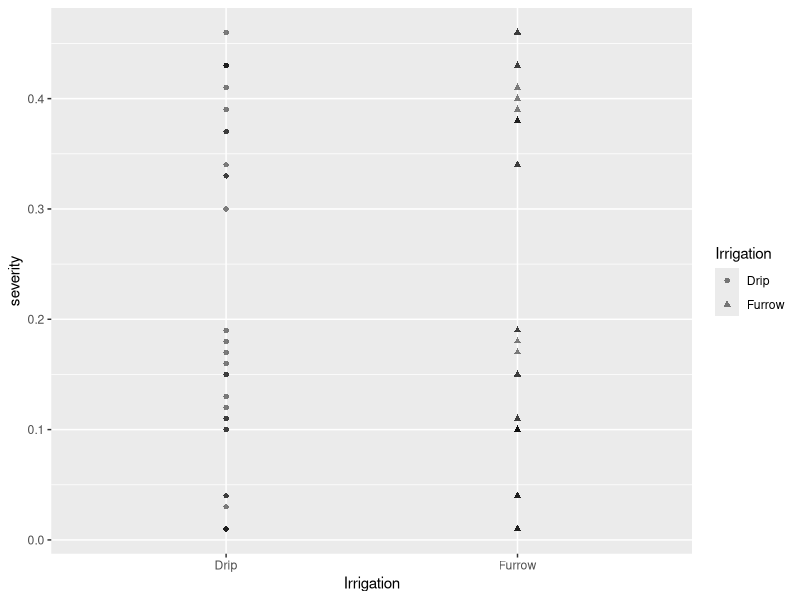
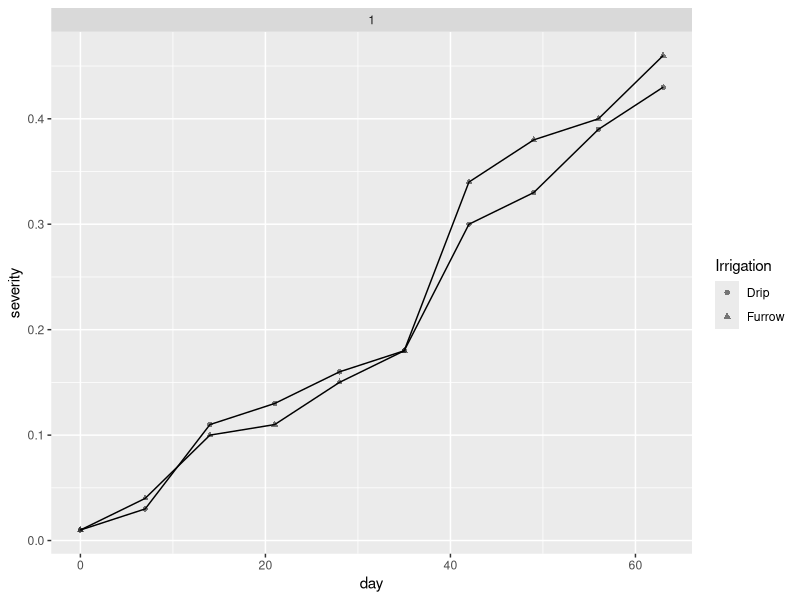
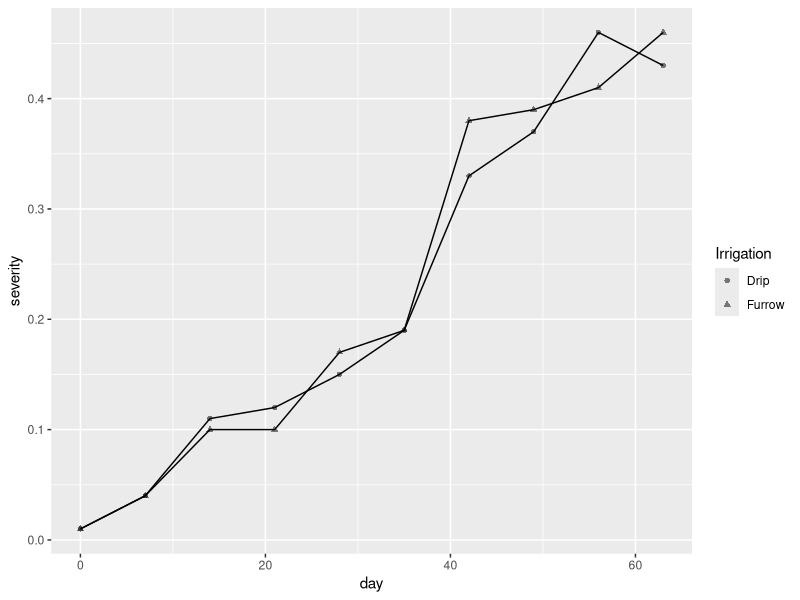
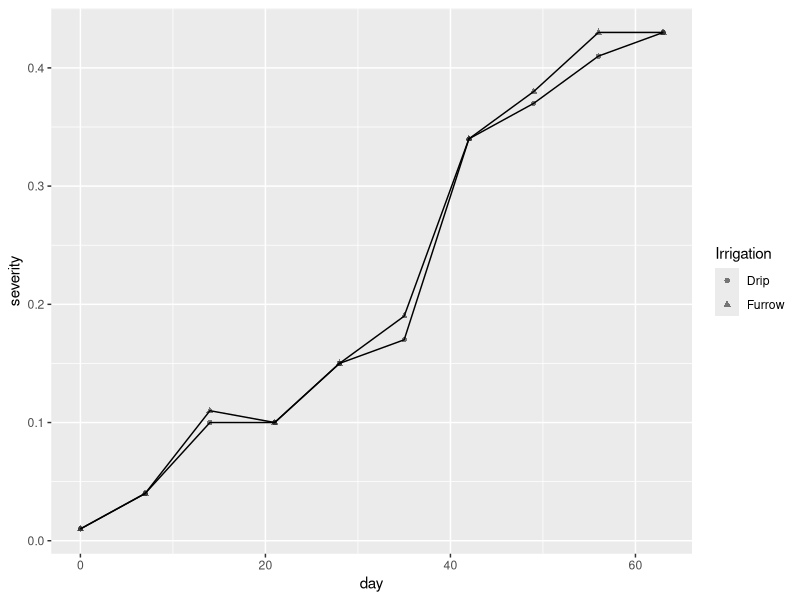
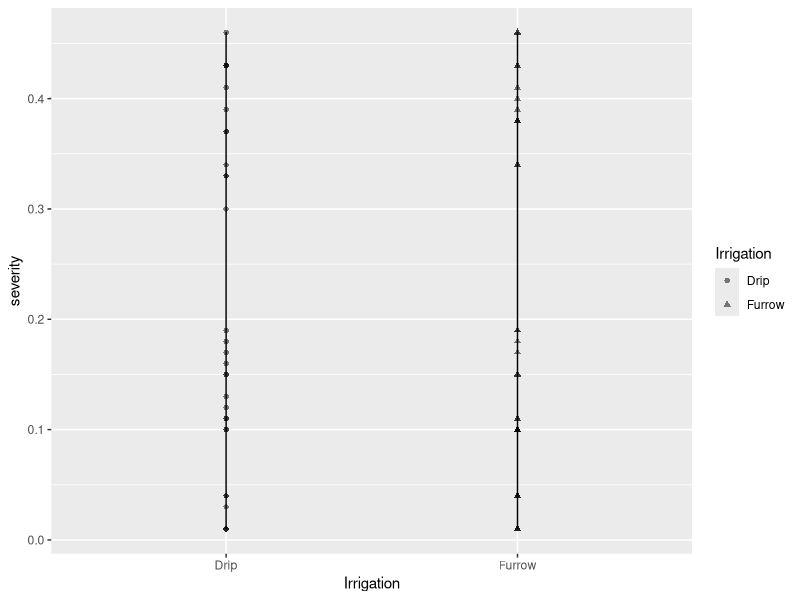
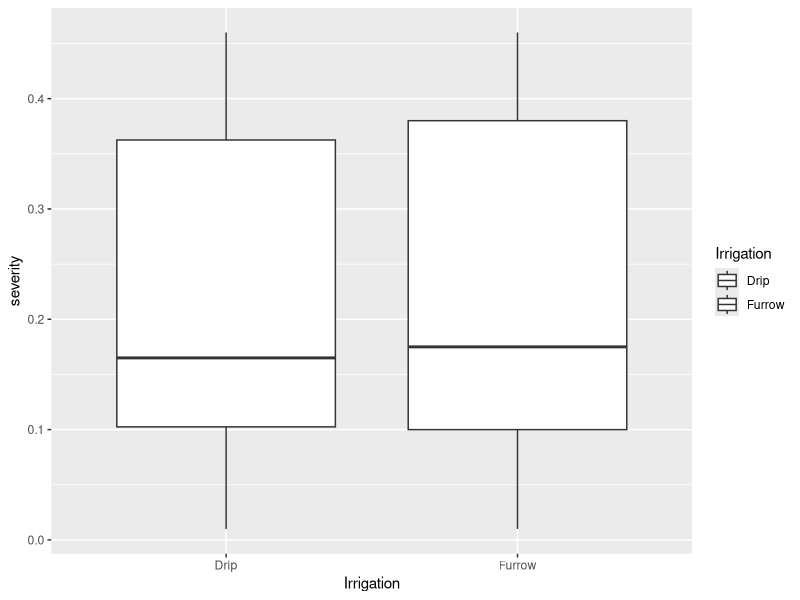
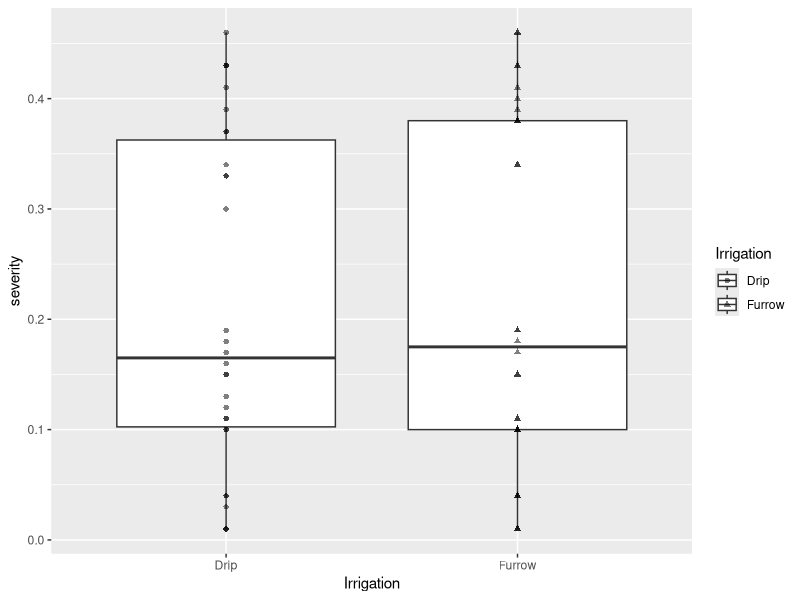
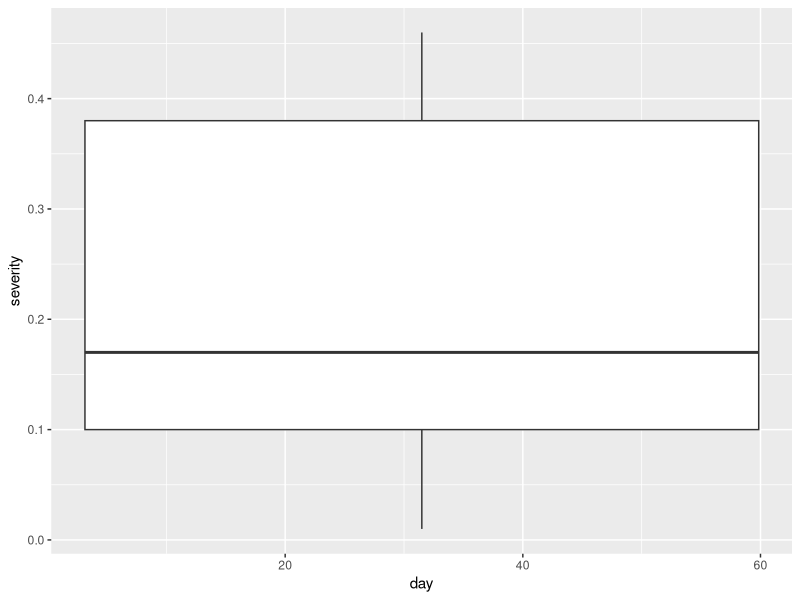

The R source for these figures, in order:
## ---- chunk 1
warning(FALSE)

library (tidyverse)

mg <- read_csv("dados-diversos.csv")

#Depois de carregar o pacote de interesse e trazer os dados que serão trabalhados para dentro do R, começamos a construção do gráfico. É importante lembrar que o pacote "ggplot2", responsável pela construção dos gráfico, está dentro do pacote "tidyverse".

mg |> ggplot (aes(Irrigation, severity, shape = Irrigation))+
  geom_point(alpha = 0.5)

#A função escolhida para gerar a segunda camada do gráfico foi "geom_point()", gerando um gráfico de pontos ou dispersão.

## ---- chunk 2
mg |> 
  filter (rep == 1) |> 
  ggplot (aes(day,severity, shape = Irrigation))+
  geom_point(alpha = 0.5)+
  geom_line()+
  facet_wrap(~rep)

#É interessante que existe a possibilidade trabalhar diferentes modelos de gráficos para melhor explorar os dados, como nesse caso onde foi usado "geom_point()" e "geom_line()".

#Uma outra observação interessante é a função "facet". Essa é uma funcionalidade útil do "ggplot2", pois permite usar facets para replicar um gráfico para cada categoria de uma variável.

## ---- chunk 3
mg |> 
  filter (rep == 2) |> 
  ggplot (aes(day,severity, shape = Irrigation))+
  geom_point(alpha = 0.5)+
  geom_line()

## ---- chunk 4
mg |> 
  filter (rep == 3) |> 
  ggplot (aes(day,severity, shape = Irrigation))+
  geom_point(alpha = 0.5)+
  geom_line()

## ---- chunk 5
mg |> 
  select (Irrigation, severity) |> 
  ggplot (aes(Irrigation, severity, shape = Irrigation))+
  geom_point(alpha = 0.5)+
  geom_line()

## ---- chunk 6
mg |> 
  select (Irrigation, severity) |> 
  ggplot (aes(Irrigation, severity, shape = Irrigation))+
  geom_boxplot()

## ---- chunk 7
mg |> 
  select (Irrigation, severity) |> 
  ggplot (aes(Irrigation, severity, shape = Irrigation))+
  geom_boxplot()+
  geom_point(alpha = 0.5)

## ---- chunk 8
mg |> 
  select (day, rep, severity) |> 
  ggplot (aes(day, severity))+
  geom_boxplot()

## ---- chunk 9
mg |> select (day, rep, severity) |> 
  ggplot (aes(day, severity))+
  geom_boxplot()+
  geom_point(alpha = 0.5)
## ---- chunk 10
mg |> 
  select (day, rep, severity) |> 
  ggplot (aes(day, severity, group = day))+
  geom_boxplot()

## ---- chunk 11
mg |> 
  select (day, rep, severity) |> 
  ggplot(aes(day, severity, group = day))+
  geom_point()
## ---- chunk 12
mg |> 
  select (day, rep, severity) |> 
  ggplot (aes(day, severity))+
  geom_point()
## ---- chunk 13
mg |> 
  select (day, rep, severity) |> 
  group_by (day) |> 
  summarize(sev = mean (severity)) |> 
  ggplot (aes(day, sev))+
  geom_point()

## ---- chunk 14
mg2 <- mg |> 
  select (day, rep, severity) |> 
  group_by (day) |> 
  summarize(sev = mean (severity))
## ---- chunk 15
mg2 |> 
  ggplot (aes(day, sev))+
  geom_point()

## ---- chunk 16
mg2 |> 
  ggplot (aes(day, sev))+
  geom_point()+
  geom_line()

## ---- chunk 17
mg2 |> 
  ggplot (aes(day, sev))+
  geom_point()+
  geom_line()+
  labs (x = "Time (days)", y = "Severity (Proportion)")
## ---- chunk 18
mg2 |> 
  ggplot (aes(day, sev*100))+
  geom_point()+
  geom_line()+
  labs (x = "Time (days)", y = "Severity (%)")

#"*100" para respostas em porcentagem.

## ---- chunk 19
mg2 |> 
  ggplot (aes(day, sev*100))+
  geom_point()+
  geom_line()+
  ylim (0,100)+
  labs (x = "Time (days)", y = "Severity (%)", 
        title = "My first ggplot", 
        subtitle = "D. Rodrigues", 
        caption = "Source: FIP 606")
## ---- chunk 20
mg2 |> 
  ggplot (aes(day, sev*100))+
  geom_point()+
  geom_line()+
  labs (x = "Time (days)", y = "Severity (%)")
## ---- chunk 21
mg2 |> 
  ggplot (aes(day, sev*100))+
  geom_point()+
  geom_line()+
  ylim (0,100)+
  labs (x = "Time (days)", y = "Severity (%)", 
        title = "My first ggplot", subtitle = "D. Rodrigues", 
        caption = "Source: FIP 606")+
  theme_minimal()

#"theme_()" permite escolher um tema para o gráfico, que vai variar de acordo com a escolha de cada um.

## ---- chunk 22
mg2 |> 
  ggplot (aes(day, sev*100))+
  geom_point(size = 3, color = "orange")+
  geom_line(color = "orange")+
  ylim (0,100)+
  labs (x = "Time (days)", y = "Severity (%)", 
        title = "My first ggplot", subtitle = "D. Rodrigues", 
        caption = "Source: FIP 606")+
  theme_minimal()

#"ylim()" permite escolher os valores de variação do eixo y.

## ---- chunk 23
mg2 |> 
  ggplot (aes(day, sev*100))+
  geom_point(size = 3, color = "orange")+
  geom_line(color = "orange")+
  ylim (0,100)+
  scale_x_continuous(breaks = c(0, 7, 14, 21, 28, 35, 42, 49, 56, 63))+
  labs (x = "Time (days)", y = "Severity (%)", 
        title = "My first ggplot", subtitle = "D. Rodrigues", 
        caption = "Source: FIP 606")+
  theme_minimal()

#"scale_x_continuous()" permite escolher os valores de variação do eixo x.

#Para salvar seu gráfico em forma de imagem, use a função "ggsave()", escolha um nome e na frente ".png". É possível também definir a cor de fundo da imagem que o gráfico será salvo, bem como suas dimensões.

ggsave("myfirstggplot.png", bg = "white", width = 4, height = 3)
## ---- chunk 24
mg2 |> 
  ggplot (aes(day, sev*100))+
  geom_line(color = "orange")+
  geom_point(size = 3, color = "orange")+
  scale_x_continuous(breaks = c(0, 7, 14, 21, 28, 35, 42, 49, 56, 63))+
  scale_x_continuous(n.breaks = 5, limits = c(0,100))+
  labs (x = "Time (days)", y = "Severity (%)", 
        title = "My first ggplot", subtitle = "D. Rodrigues", 
        caption = "Source: FIP 606")+
  theme_minimal()

ggsave("myfirstggplot.png", bg = "white", width = 4, height = 3)
